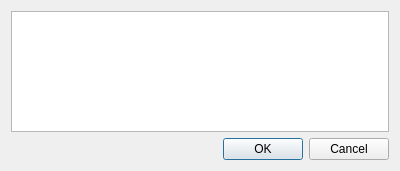
<?xml version="1.0" encoding="UTF-8"?>
<ui version="4.0">
 <class>PlainTextInput</class>
 <widget class="QDialog" name="PlainTextInput">
  <property name="geometry">
   <rect>
    <x>0</x>
    <y>0</y>
    <width>400</width>
    <height>171</height>
   </rect>
  </property>
  <property name="windowTitle">
   <string>Dialog</string>
  </property>
  <layout class="QVBoxLayout" name="verticalLayout">
   <item>
    <widget class="QPlainTextEdit" name="plain_input"/>
   </item>
   <item>
    <widget class="QDialogButtonBox" name="buttonBox">
     <property name="orientation">
      <enum>Qt::Horizontal</enum>
     </property>
     <property name="standardButtons">
      <set>QDialogButtonBox::Cancel|QDialogButtonBox::Ok</set>
     </property>
    </widget>
   </item>
  </layout>
 </widget>
 <resources/>
 <connections>
  <connection>
   <sender>buttonBox</sender>
   <signal>accepted()</signal>
   <receiver>PlainTextInput</receiver>
   <slot>accept()</slot>
   <hints>
    <hint type="sourcelabel">
     <x>248</x>
     <y>254</y>
    </hint>
    <hint type="destinationlabel">
     <x>157</x>
     <y>274</y>
    </hint>
   </hints>
  </connection>
  <connection>
   <sender>buttonBox</sender>
   <signal>rejected()</signal>
   <receiver>PlainTextInput</receiver>
   <slot>reject()</slot>
   <hints>
    <hint type="sourcelabel">
     <x>316</x>
     <y>260</y>
    </hint>
    <hint type="destinationlabel">
     <x>286</x>
     <y>274</y>
    </hint>
   </hints>
  </connection>
 </connections>
</ui>
